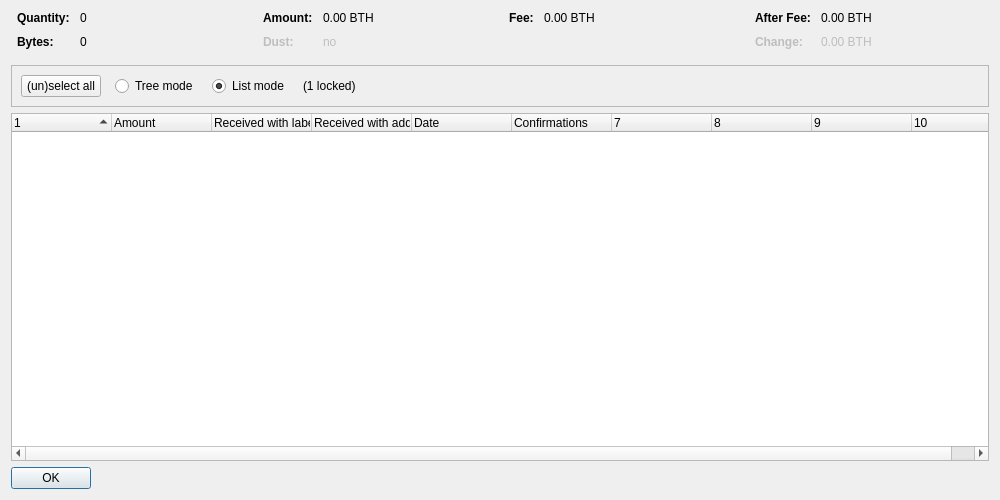
<?xml version="1.0" encoding="UTF-8"?>
<ui version="4.0">
 <class>CoinControlDialog</class>
 <widget class="QDialog" name="CoinControlDialog">
  <property name="geometry">
   <rect>
    <x>0</x>
    <y>0</y>
    <width>1000</width>
    <height>500</height>
   </rect>
  </property>
  <property name="windowTitle">
   <string>Coin Selection</string>
  </property>
  <layout class="QVBoxLayout" name="verticalLayout">
   <item>
    <layout class="QHBoxLayout" name="horizontalLayoutTop" stretch="0,0,0,0">
     <property name="topMargin">
      <number>0</number>
     </property>
     <property name="bottomMargin">
      <number>10</number>
     </property>
     <item>
      <layout class="QFormLayout" name="formLayoutCoinControl1">
       <property name="horizontalSpacing">
        <number>10</number>
       </property>
       <property name="verticalSpacing">
        <number>10</number>
       </property>
       <property name="leftMargin">
        <number>6</number>
       </property>
       <property name="rightMargin">
        <number>6</number>
       </property>
       <item row="0" column="0">
        <widget class="QLabel" name="labelCoinControlQuantityText">
         <property name="font">
          <font>
           <weight>75</weight>
           <bold>true</bold>
          </font>
         </property>
         <property name="text">
          <string>Quantity:</string>
         </property>
        </widget>
       </item>
       <item row="0" column="1">
        <widget class="QLabel" name="labelCoinControlQuantity">
         <property name="cursor">
          <cursorShape>IBeamCursor</cursorShape>
         </property>
         <property name="contextMenuPolicy">
          <enum>Qt::ActionsContextMenu</enum>
         </property>
         <property name="text">
          <string notr="true">0</string>
         </property>
         <property name="textInteractionFlags">
          <set>Qt::LinksAccessibleByMouse|Qt::TextSelectableByKeyboard|Qt::TextSelectableByMouse</set>
         </property>
        </widget>
       </item>
       <item row="1" column="0">
        <widget class="QLabel" name="labelCoinControlBytesText">
         <property name="font">
          <font>
           <weight>75</weight>
           <bold>true</bold>
          </font>
         </property>
         <property name="text">
          <string>Bytes:</string>
         </property>
        </widget>
       </item>
       <item row="1" column="1">
        <widget class="QLabel" name="labelCoinControlBytes">
         <property name="cursor">
          <cursorShape>IBeamCursor</cursorShape>
         </property>
         <property name="contextMenuPolicy">
          <enum>Qt::ActionsContextMenu</enum>
         </property>
         <property name="text">
          <string notr="true">0</string>
         </property>
         <property name="textInteractionFlags">
          <set>Qt::LinksAccessibleByMouse|Qt::TextSelectableByKeyboard|Qt::TextSelectableByMouse</set>
         </property>
        </widget>
       </item>
      </layout>
     </item>
     <item>
      <layout class="QFormLayout" name="formLayoutCoinControl2">
       <property name="horizontalSpacing">
        <number>10</number>
       </property>
       <property name="verticalSpacing">
        <number>10</number>
       </property>
       <property name="leftMargin">
        <number>6</number>
       </property>
       <property name="rightMargin">
        <number>6</number>
       </property>
       <item row="0" column="0">
        <widget class="QLabel" name="labelCoinControlAmountText">
         <property name="font">
          <font>
           <weight>75</weight>
           <bold>true</bold>
          </font>
         </property>
         <property name="text">
          <string>Amount:</string>
         </property>
        </widget>
       </item>
       <item row="0" column="1">
        <widget class="QLabel" name="labelCoinControlAmount">
         <property name="cursor">
          <cursorShape>IBeamCursor</cursorShape>
         </property>
         <property name="contextMenuPolicy">
          <enum>Qt::ActionsContextMenu</enum>
         </property>
         <property name="text">
          <string notr="true">0.00 BTH</string>
         </property>
         <property name="textInteractionFlags">
          <set>Qt::LinksAccessibleByMouse|Qt::TextSelectableByKeyboard|Qt::TextSelectableByMouse</set>
         </property>
        </widget>
       </item>
       <item row="1" column="0">
        <widget class="QLabel" name="labelCoinControlLowOutputText">
         <property name="enabled">
          <bool>false</bool>
         </property>
         <property name="font">
          <font>
           <weight>75</weight>
           <bold>true</bold>
          </font>
         </property>
         <property name="text">
          <string>Dust:</string>
         </property>
        </widget>
       </item>
       <item row="1" column="1">
        <widget class="QLabel" name="labelCoinControlLowOutput">
         <property name="enabled">
          <bool>false</bool>
         </property>
         <property name="cursor">
          <cursorShape>IBeamCursor</cursorShape>
         </property>
         <property name="contextMenuPolicy">
          <enum>Qt::ActionsContextMenu</enum>
         </property>
         <property name="text">
          <string notr="true">no</string>
         </property>
         <property name="textInteractionFlags">
          <set>Qt::LinksAccessibleByMouse|Qt::TextSelectableByKeyboard|Qt::TextSelectableByMouse</set>
         </property>
        </widget>
       </item>
      </layout>
     </item>
     <item>
      <layout class="QFormLayout" name="formLayoutCoinControl3">
       <property name="horizontalSpacing">
        <number>10</number>
       </property>
       <property name="verticalSpacing">
        <number>10</number>
       </property>
       <property name="leftMargin">
        <number>6</number>
       </property>
       <property name="rightMargin">
        <number>6</number>
       </property>
       <item row="0" column="0">
        <widget class="QLabel" name="labelCoinControlFeeText">
         <property name="font">
          <font>
           <weight>75</weight>
           <bold>true</bold>
          </font>
         </property>
         <property name="text">
          <string>Fee:</string>
         </property>
        </widget>
       </item>
       <item row="0" column="1">
        <widget class="QLabel" name="labelCoinControlFee">
         <property name="cursor">
          <cursorShape>IBeamCursor</cursorShape>
         </property>
         <property name="contextMenuPolicy">
          <enum>Qt::ActionsContextMenu</enum>
         </property>
         <property name="text">
          <string notr="true">0.00 BTH</string>
         </property>
         <property name="textInteractionFlags">
          <set>Qt::LinksAccessibleByMouse|Qt::TextSelectableByKeyboard|Qt::TextSelectableByMouse</set>
         </property>
        </widget>
       </item>
      </layout>
     </item>
     <item>
      <layout class="QFormLayout" name="formLayoutCoinControl4">
       <property name="horizontalSpacing">
        <number>10</number>
       </property>
       <property name="verticalSpacing">
        <number>10</number>
       </property>
       <property name="leftMargin">
        <number>6</number>
       </property>
       <property name="rightMargin">
        <number>6</number>
       </property>
       <item row="0" column="0">
        <widget class="QLabel" name="labelCoinControlAfterFeeText">
         <property name="font">
          <font>
           <weight>75</weight>
           <bold>true</bold>
          </font>
         </property>
         <property name="text">
          <string>After Fee:</string>
         </property>
        </widget>
       </item>
       <item row="0" column="1">
        <widget class="QLabel" name="labelCoinControlAfterFee">
         <property name="cursor">
          <cursorShape>IBeamCursor</cursorShape>
         </property>
         <property name="contextMenuPolicy">
          <enum>Qt::ActionsContextMenu</enum>
         </property>
         <property name="text">
          <string notr="true">0.00 BTH</string>
         </property>
         <property name="textInteractionFlags">
          <set>Qt::LinksAccessibleByMouse|Qt::TextSelectableByKeyboard|Qt::TextSelectableByMouse</set>
         </property>
        </widget>
       </item>
       <item row="1" column="0">
        <widget class="QLabel" name="labelCoinControlChangeText">
         <property name="enabled">
          <bool>false</bool>
         </property>
         <property name="font">
          <font>
           <weight>75</weight>
           <bold>true</bold>
          </font>
         </property>
         <property name="text">
          <string>Change:</string>
         </property>
        </widget>
       </item>
       <item row="1" column="1">
        <widget class="QLabel" name="labelCoinControlChange">
         <property name="enabled">
          <bool>false</bool>
         </property>
         <property name="cursor">
          <cursorShape>IBeamCursor</cursorShape>
         </property>
         <property name="contextMenuPolicy">
          <enum>Qt::ActionsContextMenu</enum>
         </property>
         <property name="text">
          <string notr="true">0.00 BTH</string>
         </property>
         <property name="textInteractionFlags">
          <set>Qt::LinksAccessibleByMouse|Qt::TextSelectableByKeyboard|Qt::TextSelectableByMouse</set>
         </property>
        </widget>
       </item>
      </layout>
     </item>
    </layout>
   </item>
   <item>
    <widget class="QFrame" name="frame">
     <property name="minimumSize">
      <size>
       <width>0</width>
       <height>40</height>
      </size>
     </property>
     <property name="frameShape">
      <enum>QFrame::StyledPanel</enum>
     </property>
     <property name="frameShadow">
      <enum>QFrame::Sunken</enum>
     </property>
     <layout class="QHBoxLayout" name="horizontalLayout">
      <item>
       <layout class="QHBoxLayout" name="horizontalLayoutPanel" stretch="0,0,0,0,0">
        <property name="spacing">
         <number>14</number>
        </property>
        <item>
         <widget class="QPushButton" name="pushButtonSelectAll">
          <property name="sizePolicy">
           <sizepolicy hsizetype="Maximum" vsizetype="Fixed">
            <horstretch>0</horstretch>
            <verstretch>0</verstretch>
           </sizepolicy>
          </property>
          <property name="text">
           <string>(un)select all</string>
          </property>
          <property name="autoDefault">
           <bool>false</bool>
          </property>
         </widget>
        </item>
        <item>
         <widget class="QRadioButton" name="radioTreeMode">
          <property name="sizePolicy">
           <sizepolicy hsizetype="Maximum" vsizetype="Fixed">
            <horstretch>0</horstretch>
            <verstretch>0</verstretch>
           </sizepolicy>
          </property>
          <property name="text">
           <string>Tree mode</string>
          </property>
         </widget>
        </item>
        <item>
         <widget class="QRadioButton" name="radioListMode">
          <property name="sizePolicy">
           <sizepolicy hsizetype="Maximum" vsizetype="Fixed">
            <horstretch>0</horstretch>
            <verstretch>0</verstretch>
           </sizepolicy>
          </property>
          <property name="text">
           <string>List mode</string>
          </property>
          <property name="checked">
           <bool>true</bool>
          </property>
         </widget>
        </item>
        <item>
         <widget class="QLabel" name="labelLocked">
          <property name="text">
           <string notr="true">(1 locked)</string>
          </property>
         </widget>
        </item>
        <item>
         <spacer name="horizontalSpacer">
          <property name="orientation">
           <enum>Qt::Horizontal</enum>
          </property>
          <property name="sizeHint" stdset="0">
           <size>
            <width>40</width>
            <height>20</height>
           </size>
          </property>
         </spacer>
        </item>
       </layout>
      </item>
     </layout>
    </widget>
   </item>
   <item>
    <widget class="CoinControlTreeWidget" name="treeWidget">
     <property name="contextMenuPolicy">
      <enum>Qt::CustomContextMenu</enum>
     </property>
     <property name="sortingEnabled">
      <bool>false</bool>
     </property>
     <property name="columnCount">
      <number>10</number>
     </property>
     <attribute name="headerShowSortIndicator" stdset="0">
      <bool>true</bool>
     </attribute>
     <attribute name="headerStretchLastSection">
      <bool>false</bool>
     </attribute>
     <column>
      <property name="text">
       <string/>
      </property>
     </column>
     <column>
      <property name="text">
       <string>Amount</string>
      </property>
     </column>
     <column>
      <property name="text">
       <string>Received with label</string>
      </property>
     </column>
     <column>
      <property name="text">
       <string>Received with address</string>
      </property>
     </column>
     <column>
      <property name="text">
       <string>Date</string>
      </property>
     </column>
     <column>
      <property name="text">
       <string>Confirmations</string>
      </property>
      <property name="toolTip">
       <string>Confirmed</string>
      </property>
     </column>
     <column>
      <property name="text">
       <string/>
      </property>
     </column>
     <column>
      <property name="text">
       <string/>
      </property>
     </column>
     <column>
      <property name="text">
       <string/>
      </property>
     </column>
     <column>
      <property name="text">
       <string/>
      </property>
     </column>
    </widget>
   </item>
   <item>
    <widget class="QDialogButtonBox" name="buttonBox">
     <property name="sizePolicy">
      <sizepolicy hsizetype="Maximum" vsizetype="Fixed">
       <horstretch>0</horstretch>
       <verstretch>0</verstretch>
      </sizepolicy>
     </property>
     <property name="orientation">
      <enum>Qt::Horizontal</enum>
     </property>
     <property name="standardButtons">
      <set>QDialogButtonBox::Ok</set>
     </property>
    </widget>
   </item>
  </layout>
 </widget>
 <customwidgets>
  <customwidget>
   <class>CoinControlTreeWidget</class>
   <extends>QTreeWidget</extends>
   <header>coincontroltreewidget.h</header>
  </customwidget>
 </customwidgets>
 <resources/>
 <connections/>
</ui>
